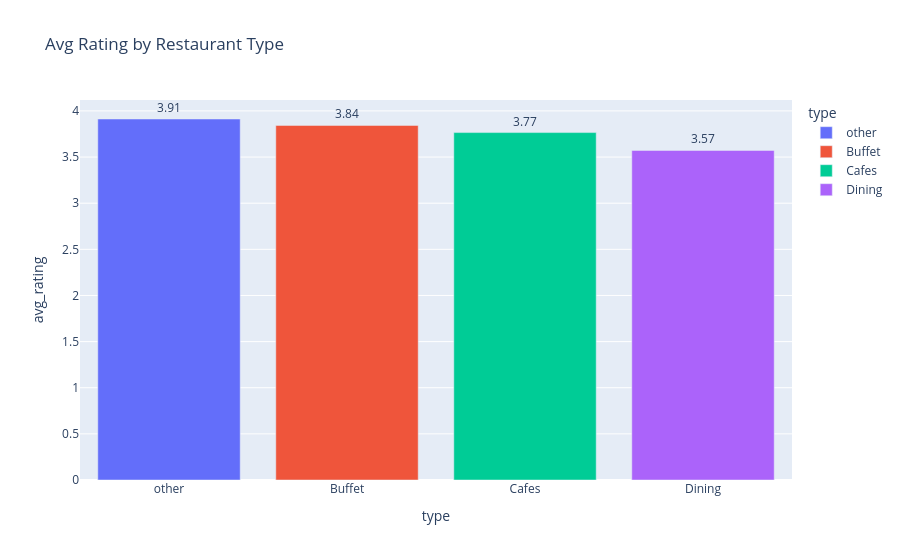

The notebook cell saved with this chart:
### Code cell
import plotly.express as px

fig = px.bar(ratings_by_type, x='type', y='avg_rating',
             color='type',
             title='Avg Rating by Restaurant Type',
             text='avg_rating')

fig.update_traces(texttemplate='%{text:.2f}', textposition='outside')
fig.show()

### Figure 1 — Plotly figure (JSON) as saved in the notebook; plotly's stock layout.template omitted (floating-point values rounded to 4 significant figures)
{"data": [{"hovertemplate": "type=%{x}<br>avg_rating=%{text}<extra></extra>", "legendgroup": "other", "marker": {"color": "#636efa", "pattern": {"shape": ""}}, "name": "other", "orientation": "v", "showlegend": true, "text": [3.913], "textposition": "outside", "texttemplate": "%{text:.2f}", "type": "bar", "x": ["other"], "xaxis": "x", "y": [3.913], "yaxis": "y"}, {"hovertemplate": "type=%{x}<br>avg_rating=%{text}<extra></extra>", "legendgroup": "Buffet", "marker": {"color": "#EF553B", "pattern": {"shape": ""}}, "name": "Buffet", "orientation": "v", "showlegend": true, "text": [3.843], "textposition": "outside", "texttemplate": "%{text:.2f}", "type": "bar", "x": ["Buffet"], "xaxis": "x", "y": [3.843], "yaxis": "y"}, {"hovertemplate": "type=%{x}<br>avg_rating=%{text}<extra></extra>", "legendgroup": "Cafes", "marker": {"color": "#00cc96", "pattern": {"shape": ""}}, "name": "Cafes", "orientation": "v", "showlegend": true, "text": [3.765], "textposition": "outside", "texttemplate": "%{text:.2f}", "type": "bar", "x": ["Cafes"], "xaxis": "x", "y": [3.765], "yaxis": "y"}, {"hovertemplate": "type=%{x}<br>avg_rating=%{text}<extra></extra>", "legendgroup": "Dining", "marker": {"color": "#ab63fa", "pattern": {"shape": ""}}, "name": "Dining", "orientation": "v", "showlegend": true, "text": [3.572], "textposition": "outside", "texttemplate": "%{text:.2f}", "type": "bar", "x": ["Dining"], "xaxis": "x", "y": [3.572], "yaxis": "y"}], "layout": {"barmode": "relative", "legend": {"title": {"text": "type"}, "tracegroupgap": 0}, "title": {"text": "Avg Rating by Restaurant Type"}, "xaxis": {"anchor": "y", "categoryarray": ["other", "Buffet", "Cafes", "Dining"], "categoryorder": "array", "domain": [0, 1], "title": {"text": "type"}}, "yaxis": {"anchor": "x", "domain": [0, 1], "title": {"text": "avg_rating"}}}}
